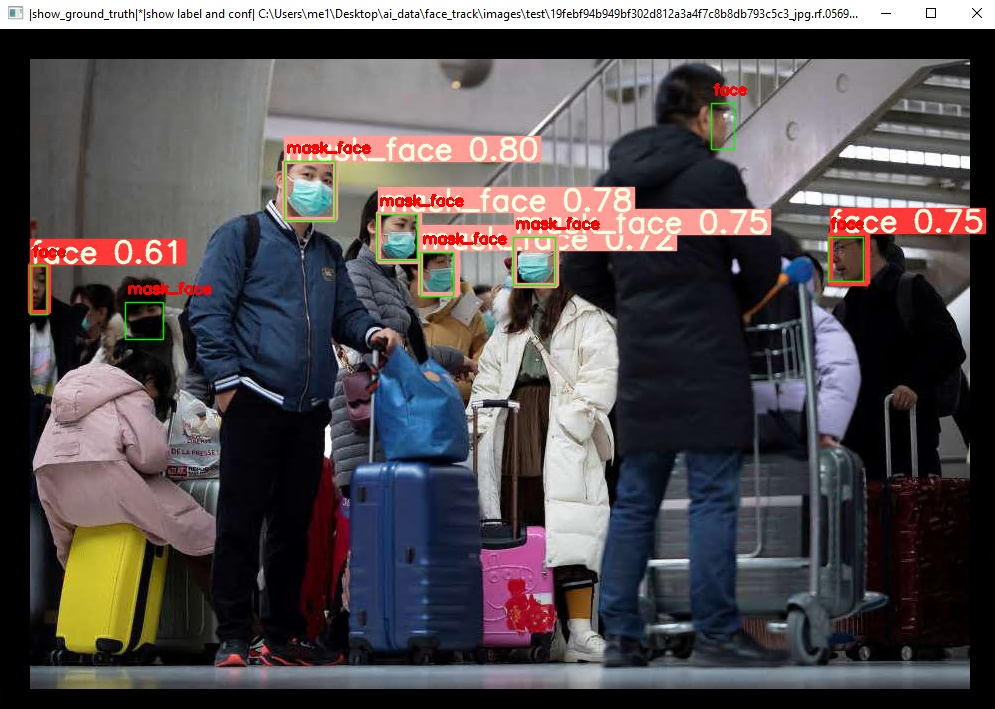
#> input picture face_detection.png, 995 x 709 px
$ python -i augmentations.py   (imports and definitions only)
#> lines starting #> are read from the running program, lines starting #| are printed output that depends on the picture
#> further down, picture is the input picture: shape (709, 995, 3); mean B, G, R 80.4, 78, 84
# YOLOv5 image augmentation functions

import logging
import random

import cv2
import math
import numpy as np

from utils.general import colorstr, segment2box, resample_segments, check_version
from utils.metrics import bbox_ioa


class Albumentations:
    # YOLOv5 Albumentations class (optional, only used if package is installed)
    # [33 lines left out: functions __init__, __call__, not called in this run]


def augment_hsv(im, hgain=0.5, sgain=0.5, vgain=0.5):
    # HSV color-space augmentation
#> called with hgain = 0.5, sgain = 0.5, vgain = 0.5
    if hgain or sgain or vgain:
        r = np.random.uniform(-1, 1, 3) * [hgain, sgain, vgain] + 1  # random gains
        hue, sat, val = cv2.split(cv2.cvtColor(im, cv2.COLOR_BGR2HSV))
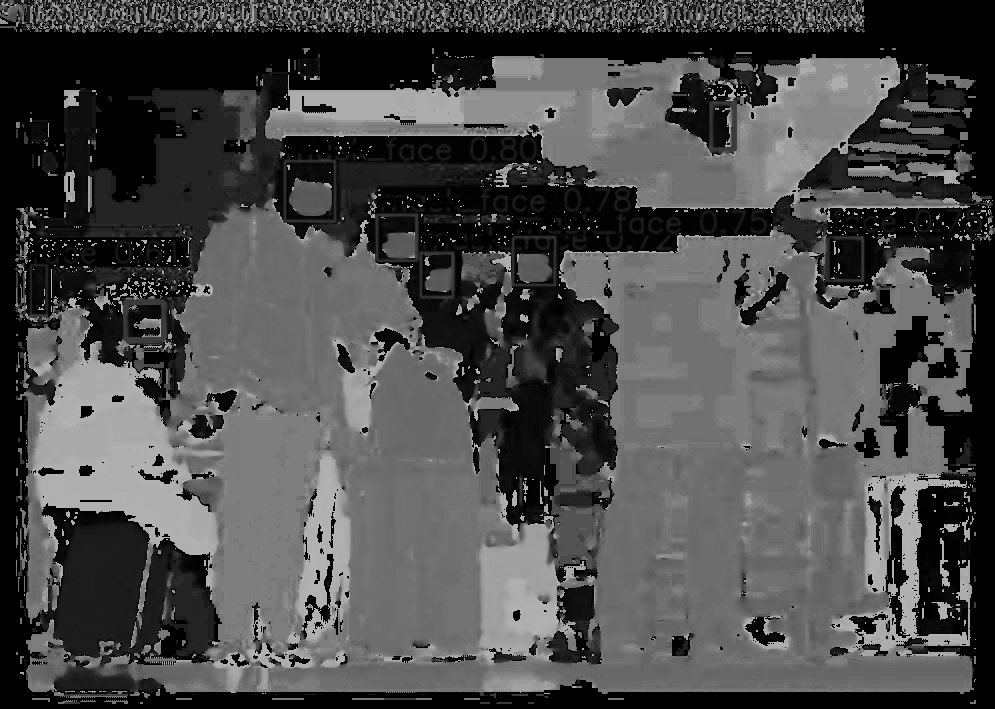
#> hue: shape (709, 995); min 0, max 179, mean 75.2
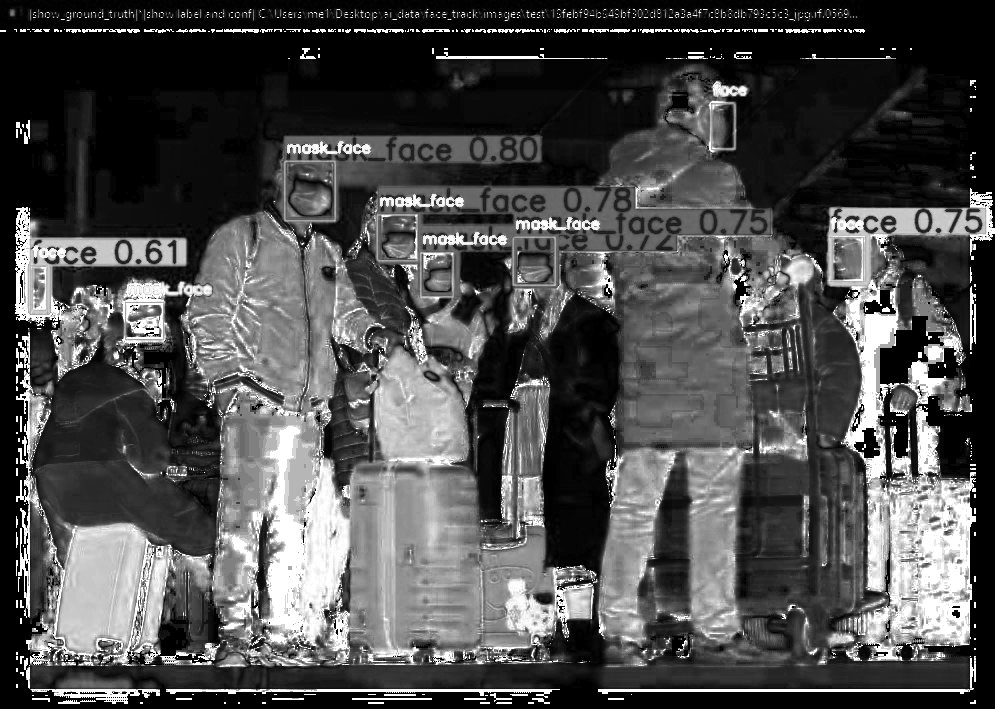
#> sat: shape (709, 995); min 0, max 255, mean 76.7
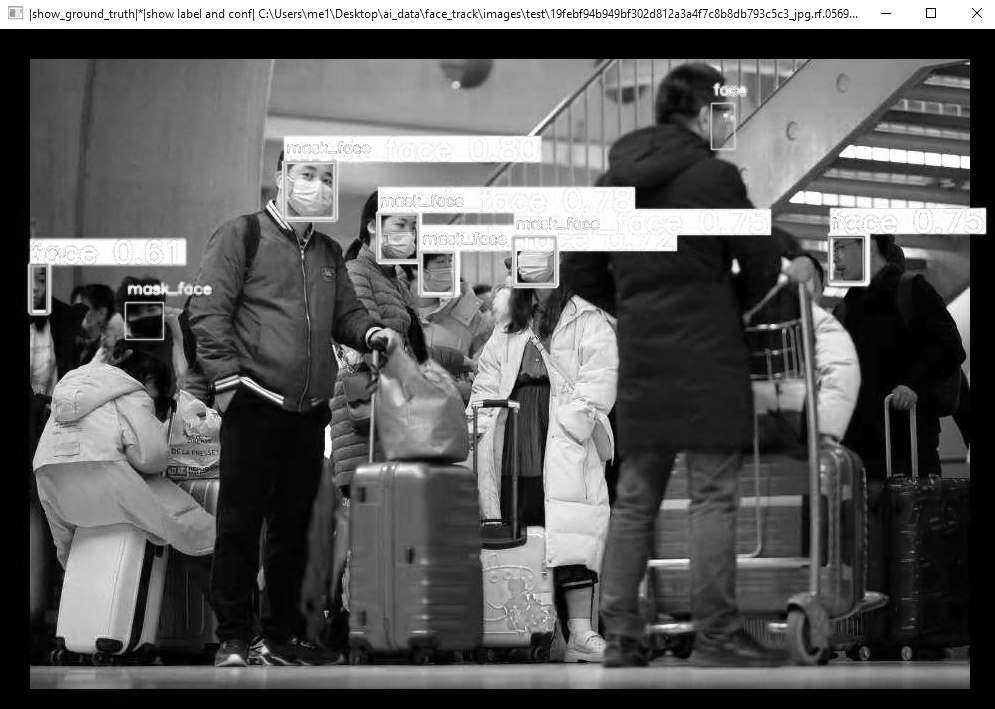
#> val: shape (709, 995); min 0, max 255, mean 92.9
        dtype = im.dtype  # uint8

        x = np.arange(0, 256, dtype=r.dtype)
        lut_hue = ((x * r[0]) % 180).astype(dtype)
        lut_sat = np.clip(x * r[1], 0, 255).astype(dtype)
#> lut_sat = 256 values from 0 to 255
        lut_val = np.clip(x * r[2], 0, 255).astype(dtype)
#> lut_val = 256 values from 0 to 255

        im_hsv = cv2.merge((cv2.LUT(hue, lut_hue), cv2.LUT(sat, lut_sat), cv2.LUT(val, lut_val)))
#> im_hsv: shape (709, 995, 3); mean H, S, V 69.3, 89.2, 100.1
        cv2.cvtColor(im_hsv, cv2.COLOR_HSV2BGR, dst=im)  # no return needed
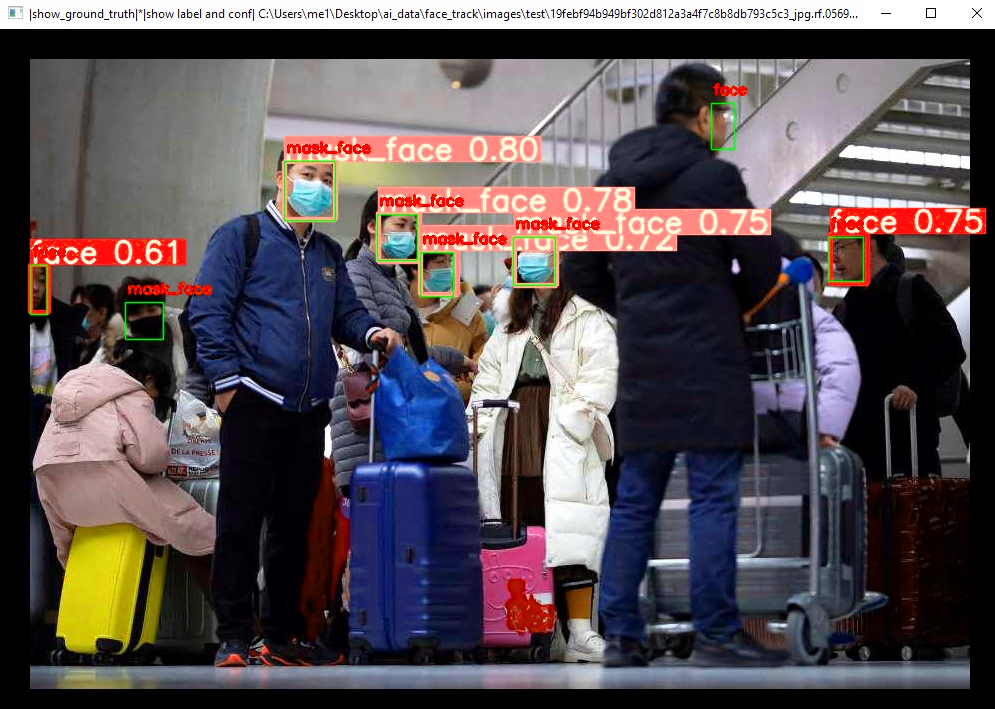
#> im: shape (709, 995, 3); mean B, G, R 83.5, 79.7, 88.6


# [215 lines left out: functions hist_equalize, replicate, letterbox, random_perspective, copy_paste, cutout and 2 more, not called in this run]

>>> import cv2
>>> picture = cv2.imread('../face_detection.png')
>>> result = augment_hsv(picture)
